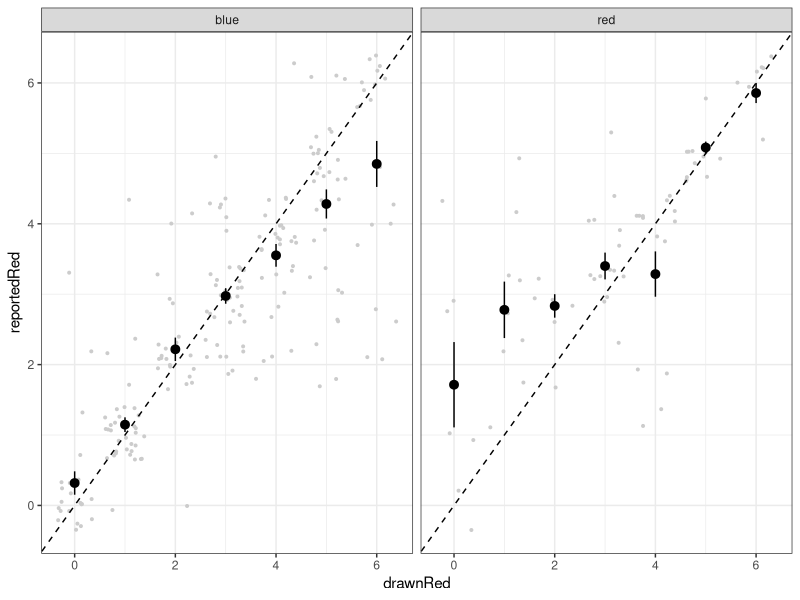
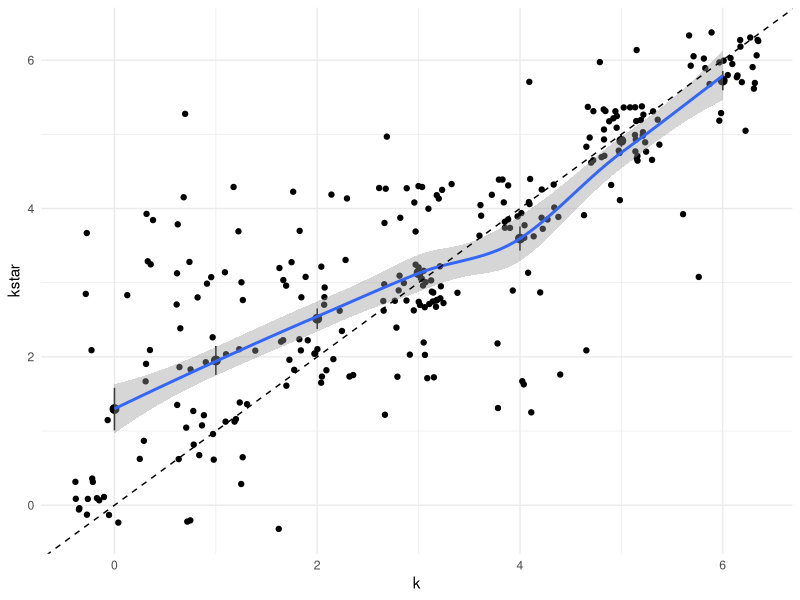
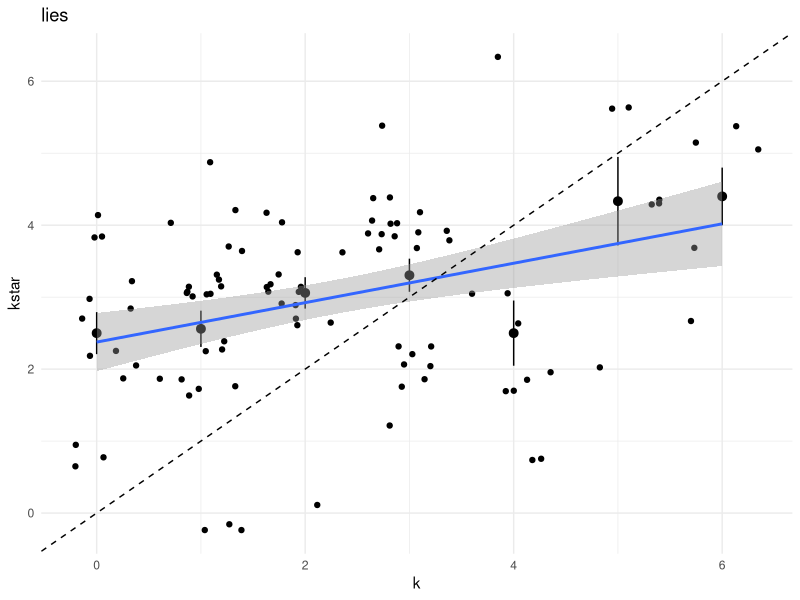
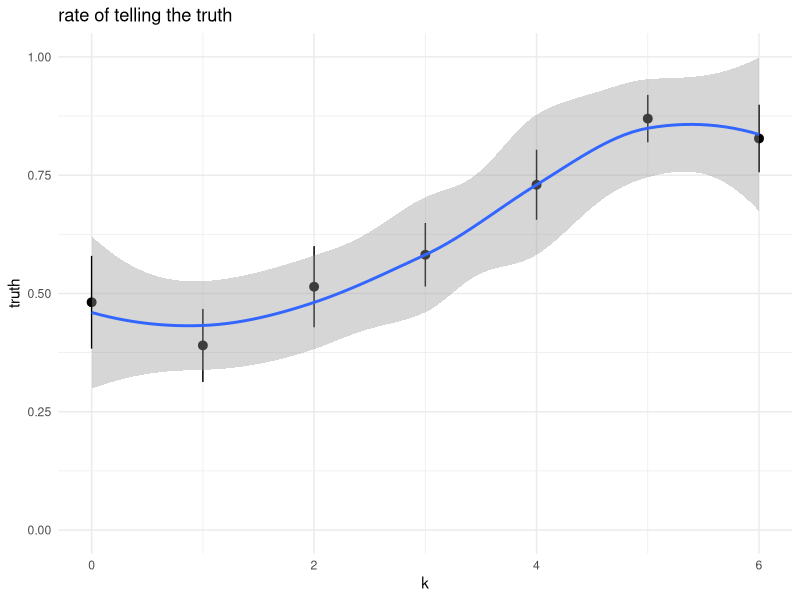
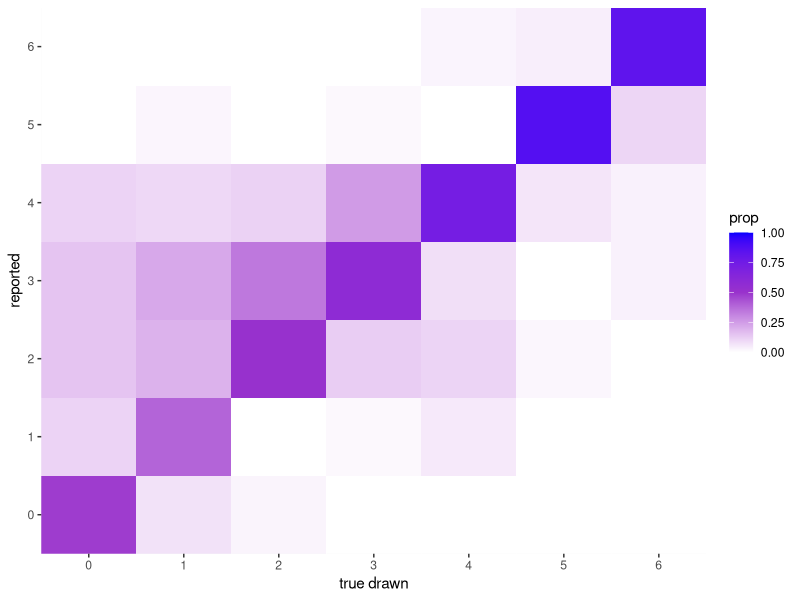
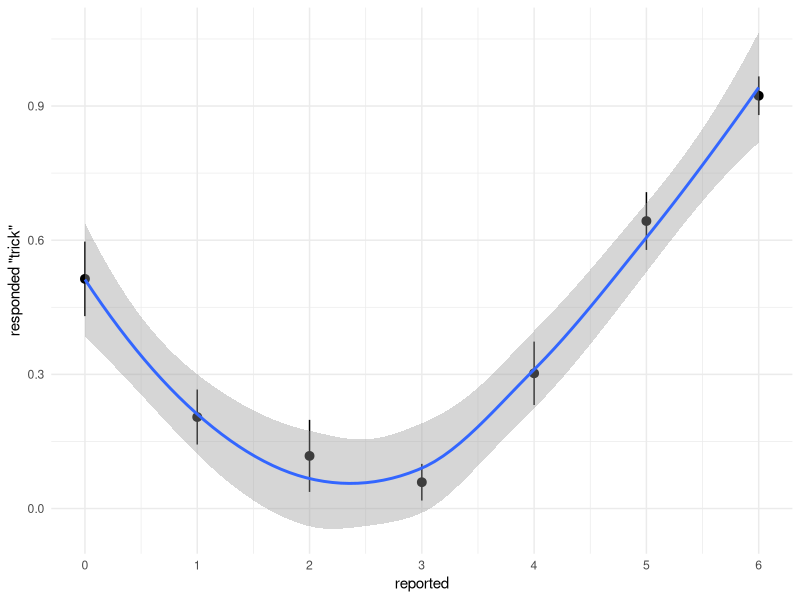

The R source for these figures, in order:
## ---- chunk 1
library(tidyverse)
df <- read_csv("data.csv")

df_unified <- df %>%
  mutate(k = ifelse(liarPlayer=="blue", drawnBlue, drawnRed),
         kstar = reportedDrawn) %>%
  select(subjID, playerColor, trialNumber, playerRole, k, kstar, callBS, redTrialScore, blueTrialScore, responseTime, trialTime)
## ---- chunk 2
df %>%
  filter(playerRole == "liar") %>%
  ggplot(aes(x=drawnRed, y=reportedRed)) +
  geom_jitter(colour="gray80", size=0.7) +
  stat_summary() +
  geom_abline(slope=1, linetype=2) +
  facet_wrap(~liarPlayer) +
  theme_bw()
## ---- chunk 3
df_unified %>%
  filter(playerRole == "liar") %>%
  ggplot(aes(x=k, y=kstar)) +
  geom_jitter() +
  stat_summary() +
  geom_smooth() +
  geom_abline(slope=1, linetype=2) +
  theme_minimal()
## ---- chunk 4
df_unified %>%
  filter(playerRole == "liar" & k != kstar) %>%
  ggplot(aes(x=k, y=kstar)) +
  geom_jitter() +
  stat_summary() +
  geom_smooth(method="lm") +
  geom_abline(slope=1, linetype=2) +
  ggtitle("lies") +
  theme_minimal()
## ---- chunk 5
df_unified %>%
  filter(playerRole == "liar") %>%
  mutate(truth = as.numeric(k == kstar)) %>%
  ggplot(aes(x=k, y=truth)) +
  stat_summary() +
  geom_smooth() +
  ggtitle("rate of telling the truth") +
  scale_y_continuous(limits=c(0,1)) +
  theme_minimal()
## ---- chunk 6
df_unified %>%
  filter(playerRole == "liar") %>%
  count(k, kstar) %>%
  complete(k, kstar, fill=list(n=0)) %>%
  group_by(k) %>%
  mutate(prop = n/sum(n)) %>%
  ggplot(aes(x=k, y=kstar, fill=prop)) +
  geom_tile() +
  scale_x_continuous("true drawn", expand = c(0,0), breaks=0:6) +
  scale_y_continuous("reported", expand = c(0,0), breaks=0:6) +
  scale_fill_gradient2(low="white", mid="darkorchid", high="blue", midpoint=0.5, limits=c(0,1))
## ---- chunk 7
df_unified %>%
  filter(playerRole == "detector") %>%
  mutate(callBS = as.numeric(callBS)) %>%
  ggplot(aes(x=kstar, y=callBS)) +
  stat_summary() +
  #stat_summary(geom="line") +
  geom_smooth() +
  scale_x_continuous("reported", breaks=0:6) +
  scale_y_continuous('responded "trick"') +
  theme_minimal()
